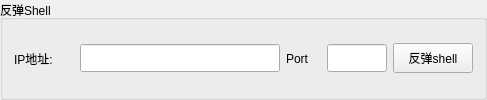
               <widget class="QGroupBox" name="groupBox_2">
                <property name="maximumSize">
                 <size>
                  <width>800</width>
                  <height>16777215</height>
                 </size>
                </property>
                <property name="title">
                 <string>反弹Shell</string>
                </property>
                <layout class="QHBoxLayout" name="horizontalLayout_12">
                 <item>
                  <layout class="QHBoxLayout" name="horizontalLayout_10">
                   <item>
                    <widget class="QLabel" name="label_4">
                     <property name="minimumSize">
                      <size>
                       <width>60</width>
                       <height>28</height>
                      </size>
                     </property>
                     <property name="maximumSize">
                      <size>
                       <width>55</width>
                       <height>16777215</height>
                      </size>
                     </property>
                     <property name="text">
                      <string>IP地址:</string>
                     </property>
                    </widget>
                   </item>
                   <item>
                    <widget class="QLineEdit" name="vuln_exp_input_ip">
                     <property name="minimumSize">
                      <size>
                       <width>200</width>
                       <height>28</height>
                      </size>
                     </property>
                     <property name="maximumSize">
                      <size>
                       <width>16777215</width>
                       <height>16777215</height>
                      </size>
                     </property>
                     <property name="text">
                      <string/>
                     </property>
                    </widget>
                   </item>
                   <item>
                    <widget class="QLabel" name="label_5">
                     <property name="minimumSize">
                      <size>
                       <width>35</width>
                       <height>28</height>
                      </size>
                     </property>
                     <property name="maximumSize">
                      <size>
                       <width>32</width>
                       <height>16777215</height>
                      </size>
                     </property>
                     <property name="text">
                      <string>Port</string>
                     </property>
                    </widget>
                   </item>
                   <item>
                    <widget class="QLineEdit" name="vuln_exp_input_port">
                     <property name="minimumSize">
                      <size>
                       <width>50</width>
                       <height>28</height>
                      </size>
                     </property>
                     <property name="maximumSize">
                      <size>
                       <width>60</width>
                       <height>16777215</height>
                      </size>
                     </property>
                     <property name="text">
                      <string/>
                     </property>
                    </widget>
                   </item>
                   <item>
                    <widget class="QPushButton" name="vuln_exp_button_shell">
                     <property name="minimumSize">
                      <size>
                       <width>0</width>
                       <height>30</height>
                      </size>
                     </property>
                     <property name="text">
                      <string>反弹shell</string>
                     </property>
                    </widget>
                   </item>
                  </layout>
                 </item>
                </layout>
               </widget>
